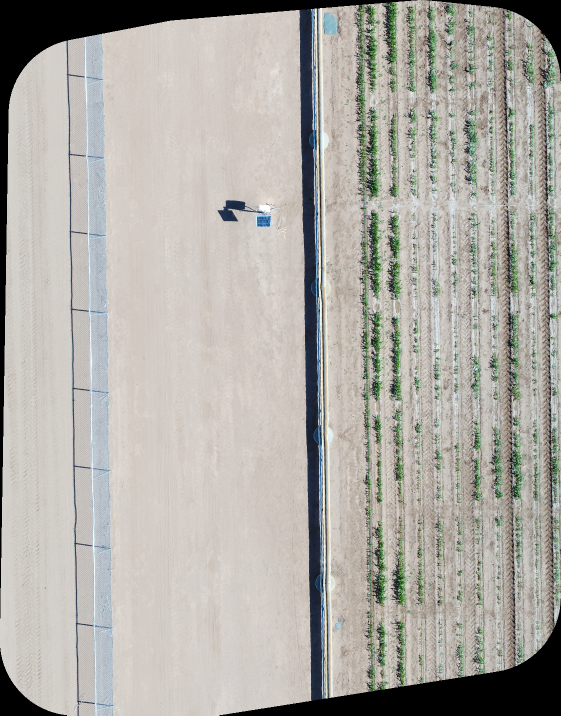
#> input picture test_data/orthomosaic.tif, 1122 x 1431 px (shown at 1/2 size)
$ python -i canopyCover.py   (imports and definitions only)
#> lines starting #> are read from the running program, lines starting #| are printed output that depends on the picture
#> further down, picture is the input picture: shape (1431, 1122, 3); mean B, G, R 165.7, 171.7, 174.3
'''
Created on Oct 31, 2016

@author: Zongyang
'''
import os, sys, json
from glob import glob
from PIL import Image, ImageFilter
from scipy.ndimage.filters import convolve
import numpy as np
import terra_common
import matplotlib.pyplot as plt
from datetime import date


def main():

    return

# Utility functions for modularity between command line and extractors
###########################################
# [148 lines left out: functions get_traits_table, generate_traits_list, generate_cc_csv, find_input_files, get_plot_num, parse_metadata and 4 more, not called in this run]

def demosaic(im):
    # Assuming GBRG ordering.
    B = np.zeros_like(im)
    R = np.zeros_like(im)
    G = np.zeros_like(im)
    R[0::2, 1::2] = im[0::2, 1::2]
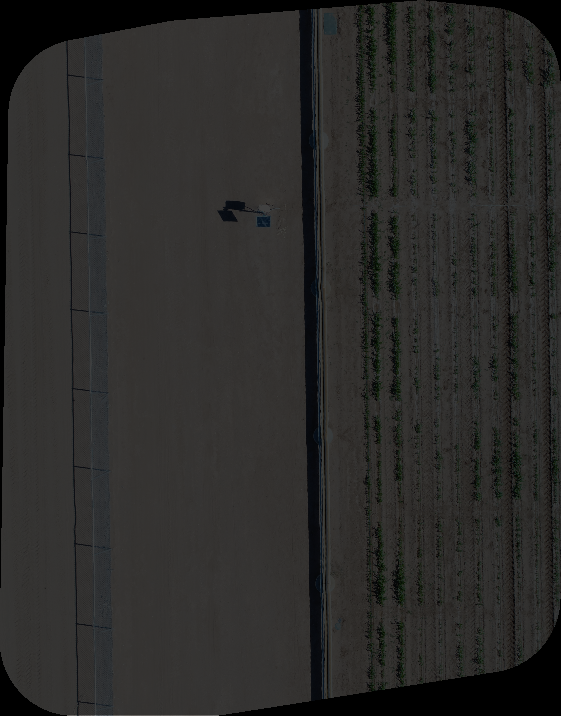
#> R: shape (1431, 1122, 3) (shown at 1/2 size); mean B, G, R 41.4, 43, 43.6
    B[1::2, 0::2] = im[1::2, 0::2]
    G[0::2, 0::2] = im[0::2, 0::2]
    G[1::2, 1::2] = im[1::2, 1::2]
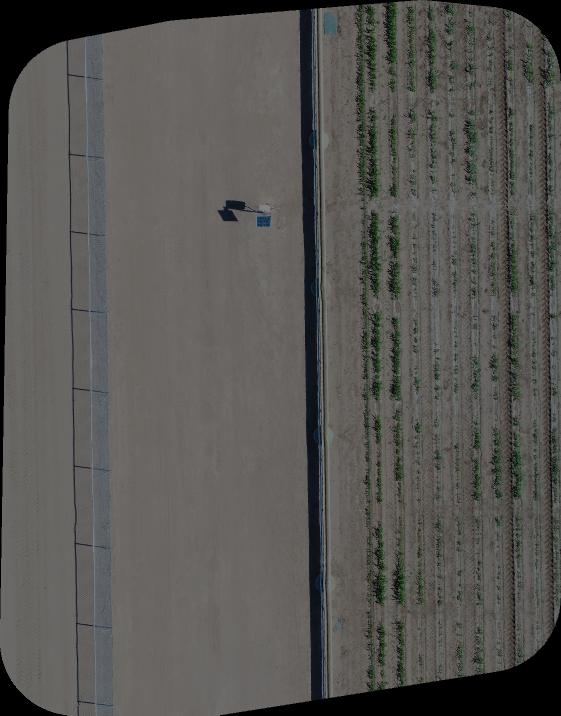
#> G: shape (1431, 1122, 3) (shown at 1/2 size); mean B, G, R 82.9, 85.9, 87.2

    fG = np.asarray(
            [[0, 1, 0],
             [1, 4, 1],
             [0, 1, 0]]) / 4.0
    fRB = np.asarray(
            [[1, 2, 1],
             [2, 4, 2],
             [1, 2, 1]]) / 4.0

    im_color = np.zeros(im.shape+(3,), dtype='uint8') #RGB
#> (the run stopped early here; a loop or call above may not have finished)
